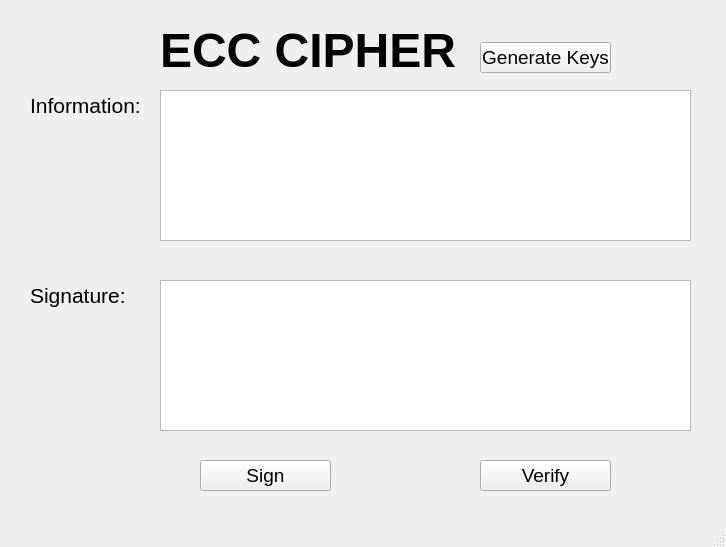
<?xml version="1.0" encoding="UTF-8"?>
<ui version="4.0">
 <class>MainWindow</class>
 <widget class="QMainWindow" name="MainWindow">
  <property name="geometry">
   <rect>
    <x>0</x>
    <y>0</y>
    <width>726</width>
    <height>547</height>
   </rect>
  </property>
  <property name="windowTitle">
   <string>MainWindow</string>
  </property>
  <widget class="QWidget" name="centralwidget">
   <widget class="QLabel" name="label">
    <property name="geometry">
     <rect>
      <x>160</x>
      <y>20</y>
      <width>301</width>
      <height>61</height>
     </rect>
    </property>
    <property name="font">
     <font>
      <pointsize>36</pointsize>
      <weight>75</weight>
      <bold>true</bold>
     </font>
    </property>
    <property name="text">
     <string>ECC CIPHER</string>
    </property>
   </widget>
   <widget class="QLabel" name="label_2">
    <property name="geometry">
     <rect>
      <x>30</x>
      <y>90</y>
      <width>121</width>
      <height>31</height>
     </rect>
    </property>
    <property name="font">
     <font>
      <pointsize>16</pointsize>
     </font>
    </property>
    <property name="text">
     <string>Information:</string>
    </property>
   </widget>
   <widget class="QLabel" name="label_3">
    <property name="geometry">
     <rect>
      <x>30</x>
      <y>280</y>
      <width>111</width>
      <height>31</height>
     </rect>
    </property>
    <property name="font">
     <font>
      <pointsize>16</pointsize>
     </font>
    </property>
    <property name="text">
     <string>Signature:</string>
    </property>
   </widget>
   <widget class="QTextEdit" name="txt_info">
    <property name="geometry">
     <rect>
      <x>160</x>
      <y>90</y>
      <width>531</width>
      <height>151</height>
     </rect>
    </property>
   </widget>
   <widget class="QTextEdit" name="txt_sign">
    <property name="geometry">
     <rect>
      <x>160</x>
      <y>280</y>
      <width>531</width>
      <height>151</height>
     </rect>
    </property>
   </widget>
   <widget class="QPushButton" name="btn_gen_keys">
    <property name="geometry">
     <rect>
      <x>480</x>
      <y>42</y>
      <width>131</width>
      <height>31</height>
     </rect>
    </property>
    <property name="font">
     <font>
      <pointsize>14</pointsize>
     </font>
    </property>
    <property name="text">
     <string>Generate Keys</string>
    </property>
   </widget>
   <widget class="QPushButton" name="btn_sign">
    <property name="geometry">
     <rect>
      <x>200</x>
      <y>460</y>
      <width>131</width>
      <height>31</height>
     </rect>
    </property>
    <property name="font">
     <font>
      <pointsize>14</pointsize>
     </font>
    </property>
    <property name="text">
     <string>Sign</string>
    </property>
   </widget>
   <widget class="QPushButton" name="btn_verify">
    <property name="geometry">
     <rect>
      <x>480</x>
      <y>460</y>
      <width>131</width>
      <height>31</height>
     </rect>
    </property>
    <property name="font">
     <font>
      <pointsize>14</pointsize>
     </font>
    </property>
    <property name="text">
     <string>Verify</string>
    </property>
   </widget>
  </widget>
  <widget class="QMenuBar" name="menubar">
   <property name="geometry">
    <rect>
     <x>0</x>
     <y>0</y>
     <width>726</width>
     <height>21</height>
    </rect>
   </property>
  </widget>
  <widget class="QStatusBar" name="statusbar"/>
 </widget>
 <resources/>
 <connections/>
</ui>
